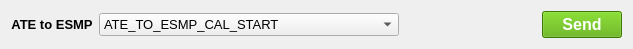
  <widget class="QWidget" name="layoutWidget">
   <property name="geometry">
    <rect>
     <x>14</x>
     <y>6</y>
     <width>633</width>
     <height>29</height>
    </rect>
   </property>
   <layout class="QGridLayout" name="gridLayout_55">
    <item row="0" column="0">
     <layout class="QGridLayout" name="gridLayout_54">
      <item row="0" column="0" alignment="Qt::AlignRight">
       <widget class="QLabel" name="label">
        <property name="maximumSize">
         <size>
          <width>100</width>
          <height>16777215</height>
         </size>
        </property>
        <property name="font">
         <font>
          <family>Arial</family>
          <pointsize>10</pointsize>
          <weight>75</weight>
          <bold>true</bold>
         </font>
        </property>
        <property name="text">
         <string>ATE to ESMP</string>
        </property>
        <property name="alignment">
         <set>Qt::AlignCenter</set>
        </property>
       </widget>
      </item>
      <item row="0" column="1" alignment="Qt::AlignLeft">
       <widget class="QComboBox" name="CB_msg_sel">
        <property name="minimumSize">
         <size>
          <width>300</width>
          <height>0</height>
         </size>
        </property>
        <property name="maximumSize">
         <size>
          <width>150</width>
          <height>16777215</height>
         </size>
        </property>
        <property name="font">
         <font>
          <family>Arial</family>
          <pointsize>10</pointsize>
         </font>
        </property>
        <item>
         <property name="text">
          <string>ATE_TO_ESMP_CAL_START</string>
         </property>
        </item>
        <item>
         <property name="text">
          <string>ATE_TO_ESMP_CAL_STOP</string>
         </property>
        </item>
        <item>
         <property name="text">
          <string>ATE_TO_ESMP_DIRECTED_MODE</string>
         </property>
        </item>
        <item>
         <property name="text">
          <string>ATE_TO_ESMP_DATA_CALIB_EXTERNAL</string>
         </property>
        </item>
        <item>
         <property name="text">
          <string>ATE_TO_ESMP_DATA_CALIB_INTERNAL</string>
         </property>
        </item>
        <item>
         <property name="text">
          <string>ATE_TO_ESMP_NOISE_CALIB</string>
         </property>
        </item>
        <item>
         <property name="text">
          <string>ATE_TO_ESMP_PDW_LOG</string>
         </property>
        </item>
        <item>
         <property name="text">
          <string>ATE_TO_ESMP_START_WARNERRX_CAL</string>
         </property>
        </item>
        <item>
         <property name="text">
          <string>ATE_TO_ESMP_STOP_WARNERRX_CAL</string>
         </property>
        </item>
        <item>
         <property name="text">
          <string>ATE_TO_ESMP_RESTART</string>
         </property>
        </item>
        <item>
         <property name="text">
          <string>ATE_TO_ESMP_ACK_NACK</string>
         </property>
        </item>
       </widget>
      </item>
     </layout>
    </item>
    <item row="0" column="1" alignment="Qt::AlignRight">
     <widget class="QPushButton" name="PB_Send">
      <property name="font">
       <font>
        <family>Arial</family>
        <pointsize>12</pointsize>
        <weight>75</weight>
        <bold>true</bold>
       </font>
      </property>
      <property name="styleSheet">
       <string notr="true">background-color: rgb(78, 234, 0);
background-color: rgb(85, 170, 0);
color: rgb(255, 255, 255);</string>
      </property>
      <property name="text">
       <string>Send</string>
      </property>
     </widget>
    </item>
   </layout>
  </widget>
